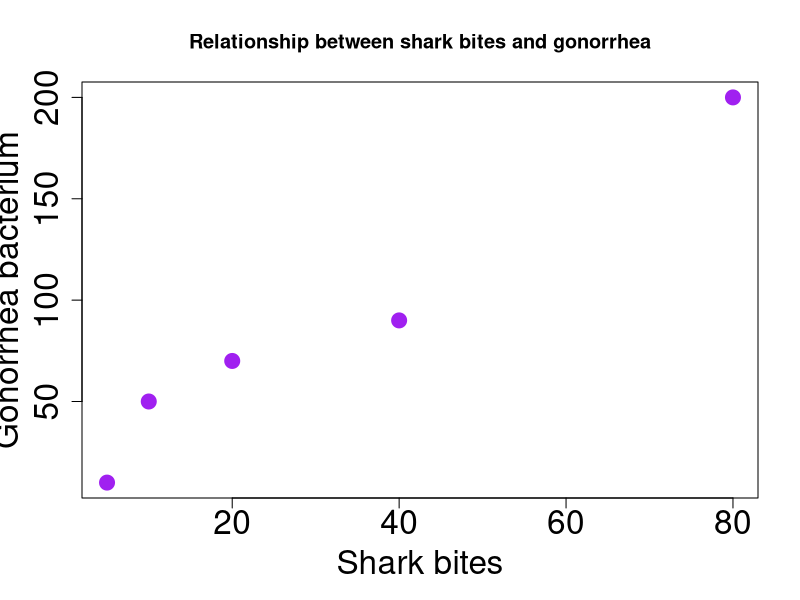
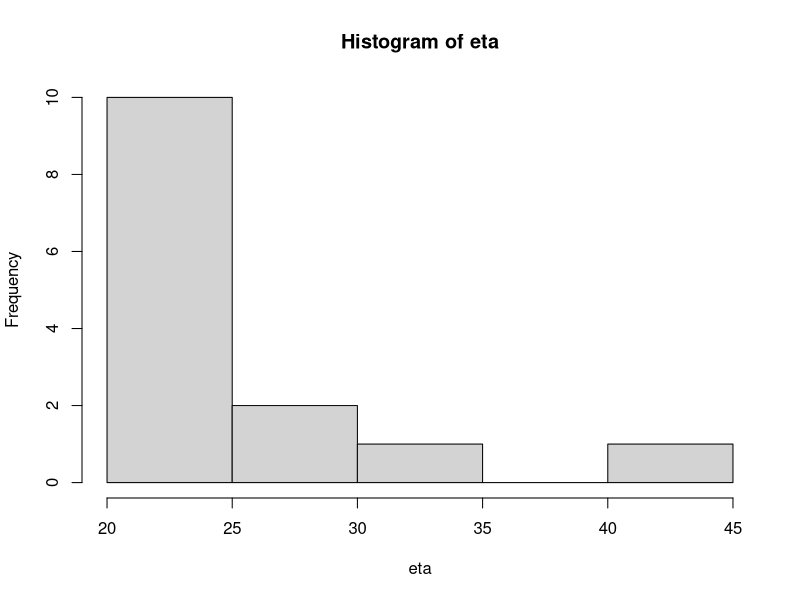

Write R code to recreate these figures, in order.
# My first script in R - Lecture 1

# Let's make a pancake (aka calculator)

#Assign  (l'assegnazione si può fare anche con l'uguale...)
a <- 3+2

#Vettore (array) di dati
#le funzioni in array si dichiarano con nome_funzione(), 
sherika <- c(10, 50, 70, 90, 200)
alessio <- c(5, 10, 20, 40, 80)

# Faccio un grafico (scatter plot) di due variabili, 
# con pallini pieni riempiti (point character 19) viola
# diamo nomi agli assi e ingrandiamo il carattere dell'etichetta
# cambiamo dimensione dei numeri sugli assi
# diamo il titolo (main)
plot(alessio, sherika, cex=2, col="purple", pch=19, xlab="Shark bites", ylab="Gonorrhea bacterium", cex.lab=2, cex.axis=2, main="Relationship between shark bites and gonorrhea")

# Correlazione
cor(alessio, sherika)

# --------------
# Esercizio 2

eta <- c(22, 24, 22, 24, 23, 22, 32, 23, 26, 23, 28, 22, 41, 25)
summary(eta)

# Istogramma
hist(eta)







